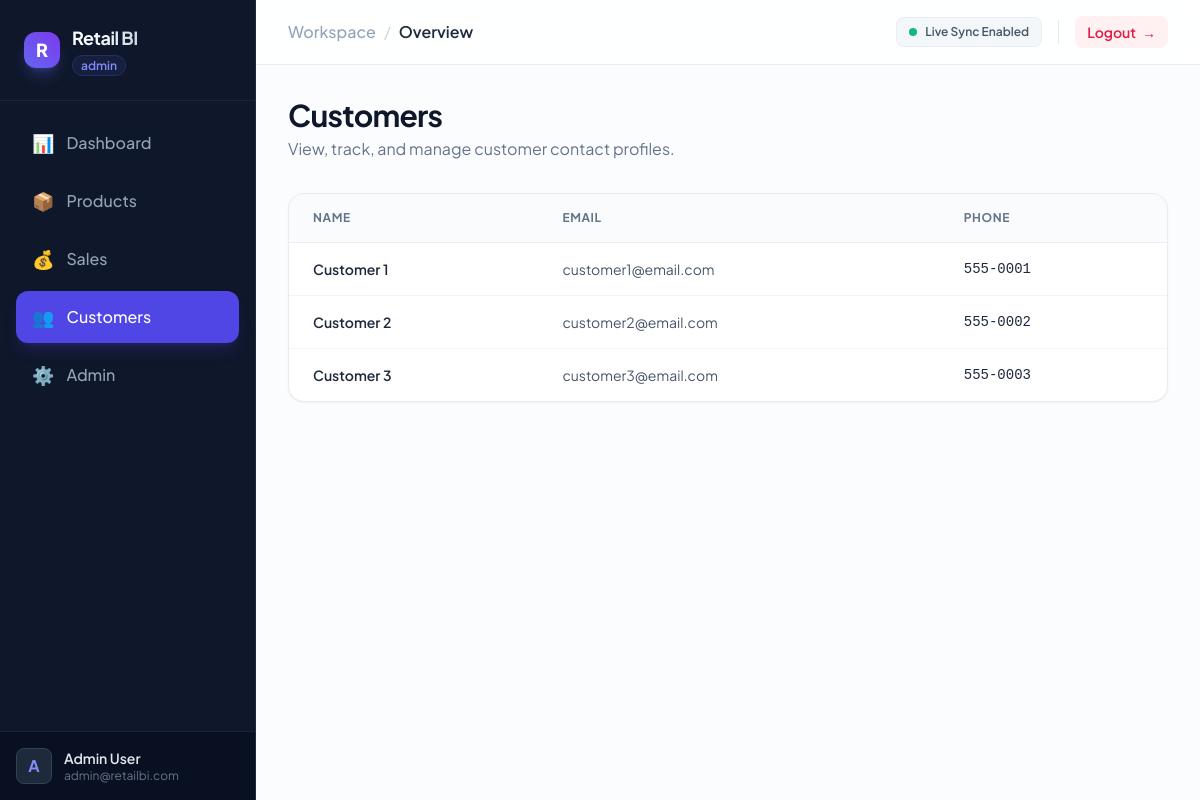
The app's page /app/views/customers/index.php (signed in) with its own data.
### tables this page shows
CREATE TABLE customers (
    id INT AUTO_INCREMENT PRIMARY KEY,
    company_id INT NOT NULL,
    name VARCHAR(255) NOT NULL,
    email VARCHAR(255),
    phone VARCHAR(20),
    address TEXT,
    created_at TIMESTAMP DEFAULT CURRENT_TIMESTAMP,
    FOREIGN KEY (company_id) REFERENCES companies(id) ON DELETE CASCADE
);

### app/views/customers/index.php (the view, shortened to what this page needs)
<?php
$db = getDBConnection();
$query = "SELECT * FROM customers";
$params = [];
$stmt = $db->prepare($query);
$stmt->execute($params);
$customers = $stmt->fetchAll();
include __DIR__ . '/../../../includes/header.php';
?>
<div class="mb-8">
    <h1 class="text-3xl font-bold text-slate-900 tracking-tight">Customers</h1>
    <p class="text-slate-500 mt-1">View, track, and manage customer contact profiles.</p>
</div>
<div class="bg-white border border-slate-200/80 rounded-2xl shadow-sm overflow-hidden hover:shadow-md transition-shadow duration-300">
    <div class="overflow-x-auto">
        <table class="min-w-full divide-y divide-slate-100">
            <thead class="bg-slate-50/70 border-b border-slate-200/60">
                <tr>
                    <th class="px-6 py-4 text-left text-xs font-bold text-slate-500 uppercase tracking-wider">Name</th>
                    <th class="px-6 py-4 text-left text-xs font-bold text-slate-500 uppercase tracking-wider">Email</th>
                    <th class="px-6 py-4 text-left text-xs font-bold text-slate-500 uppercase tracking-wider">Phone</th>
                </tr>
            </thead>
            <tbody class="divide-y divide-slate-100">
                <?php foreach ($customers as $customer): ?>
                <tr class="hover:bg-slate-50/30 transition-colors duration-150">
                    <td class="px-6 py-4 font-semibold text-slate-800 text-sm"><?= htmlspecialchars($customer['name']) ?></td>
                    <td class="px-6 py-4 text-slate-600 text-sm"><?= htmlspecialchars($customer['email'] ?? 'N/A') ?></td>
                    <td class="px-6 py-4 text-slate-650 text-sm font-mono"><?= htmlspecialchars($customer['phone'] ?? 'N/A') ?></td>
                </tr>
                <?php endforeach; ?>
            </tbody>
        </table>
    </div>
</div>
<?php include __DIR__ . '/../../../includes/footer.php'; ?>

### includes/header.php (style rules this page uses)
body { font-family: 'Plus Jakarta Sans', sans-serif; -webkit-font-smoothing: antialiased; -moz-osx-font-smoothing: grayscale; }

### records on screen
customers: name "Customer 1", email "customer1@email.com", phone "555-0001"
customers: name "Customer 2", email "customer2@email.com", phone "555-0002"
customers: name "Customer 3", email "customer3@email.com", phone "555-0003"

### other values on screen
$user['role'] "admin"
substr($user['name'] ?? 'G', 0, 1) "A"
$user['name'] "Admin User"
$user['email'] "admin@retailbi.com"
